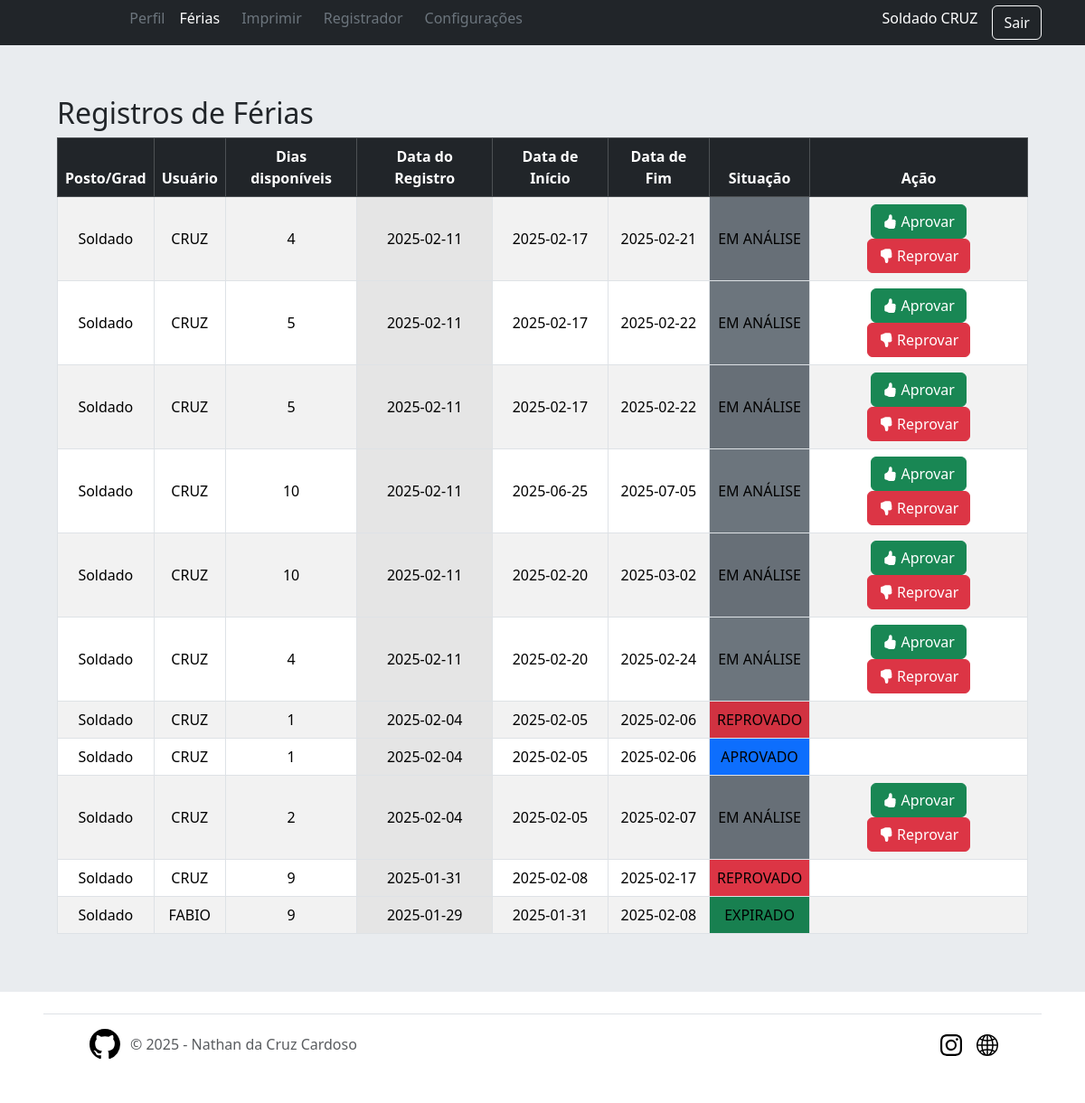
Page /user/ferias (signed in) on the committed database.
### app/models/tables.py (models this page shows, shortened)
class Patente(db.Model):
    __tablename__ = 'patentes'
    id = db.Column(db.Integer, primary_key=True)
    abrev = db.Column(db.String(50), nullable=False)
    posto = db.Column(db.String(50), nullable=False)
    users = db.relationship("User",  back_populates='patente')

class User(db.Model, UserMixin):
    __tablename__ = "users"
    id = db.Column(db.Integer, primary_key=True, nullable=False)
    username = db.Column(db.String(30), nullable=False)
    password = db.Column(db.String(255), nullable=False)  # Aumentando o tamanho para suporte a hash
    military_id = db.Column(db.String(30), unique=True, nullable=False)
    nome_completo = db.Column(db.String(30), unique=True, nullable=False)
    nome_guerra = db.Column(db.String(30), nullable=False)
    data_nascimento = db.Column(db.Date, nullable=False)
    nivel = db.Column(db.Integer, nullable=False, default=0)
    dias_disp = db.Column(db.Integer, nullable=False)
    email = db.Column(db.String(30), unique=True, nullable=False)
    telefone = db.Column(db.String(30), unique=True, nullable=False)
    fg_secao_id = db.Column(db.Integer, db.ForeignKey('secoes.id'), nullable=False)
    fg_organization_id = db.Column(db.Integer, db.ForeignKey('organizacoes.id'), nullable=False)
    fg_patente_id = db.Column(db.Integer, db.ForeignKey('patentes.id'), nullable=False)
    patente = db.relationship("Patente",  back_populates='users')
    organizacao = db.relationship("Organizacao",  back_populates='users')
    secao = db.relationship("Secao",  back_populates='users')
    ferias = db.relationship("Vacation",  back_populates='user')

class Vacation(db.Model):
    __tablename__ = "vacations"
    id = db.Column(db.Integer, primary_key=True, nullable=False)
    data_inicio = db.Column(db.Date, nullable=False)
    data_fim = db.Column(db.Date, nullable=False)
    data_registro = db.Column(db.Date, nullable=False)
    data_retorno = db.Column(db.Date, nullable=False)
    destino = db.Column(db.String(30), nullable=False)
    motivo = db.Column(db.String(255))
    dias = db.Column(db.Integer, nullable=False)
    fg_users_id = db.Column(db.Integer, db.ForeignKey('users.id'), nullable=False)
    fg_states_id = db.Column(db.Integer, db.ForeignKey('states.id'), nullable=False)
    user = db.relationship("User", back_populates='ferias')
    state = db.relationship("State", back_populates='ferias')

class State(db.Model):
    __tablename__ = 'states'
    id = db.Column(db.Integer, primary_key=True)
    abrev = db.Column(db.String(50), nullable=False)
    desc = db.Column(db.String(50), nullable=False)
    ferias = db.relationship("Vacation", back_populates='state')

### app/routes/user.py (the view)
@user_bp.route('/ferias')
@required_level(2)
def ferias():
    vacations = Vacation.query.join(User).order_by(Vacation.id.desc()).all()
    return render_template("user/ferias.html", registros = vacations)

### app/controllers/home.py (called while the page is built)
@lm.user_loader
def load_user(user_id):
    return User.query.get(int(user_id))

### app/routes/user.py (called while the page is built)
@user_bp.before_request
@login_required
def require_login():
    pass

### app/templates/user/ferias.html (shortened to what this page needs)
{% extends 'layouts/base.html' %}
{% block content %}
<div class="container">
  <h2>Registros de Férias</h2>
  <table class="table table-striped table-hover table-bordered align-middle">
    <thead class="table-dark text-center">
      <tr>
        <th scope="col">Posto/Grad</th>
        <th scope="col">Usuário</th>
        <th scope="col">Dias disponíveis</th>
        <th scope="col">Data do Registro</th>
        <th scope="col">Data de Início</th>
        <th scope="col">Data de Fim</th>
        <th scope="col">Situação</th>
        <th scope="col">Ação</th>
      </tr>
    </thead>
    <tbody>
      {% for ferias in registros %}
        <tr class="text-center">
          <td>{{ ferias.user.patente.posto }}</td>
          <td>{{ ferias.user.nome_guerra }}</td>
          <td>{{ ferias.dias }}</td>
          <td class="table-active" >{{ ferias.data_registro }}</td>
          <td>{{ ferias.data_inicio }}</td>
          <td>{{ ferias.data_fim }}</td>
          {% if ferias.state.id == 1 %}
          <td class="bg-secondary">{{ ferias.state.desc }}</td>
          {% elif ferias.state.id == 2 %}
          <td class="bg-primary">{{ ferias.state.desc }}</td>
          {% elif ferias.state.id == 3 %}
          <td class="bg-danger">{{ ferias.state.desc }}</td>
          {% elif ferias.state.id == 4 %}
          <td class="bg-success">{{ ferias.state.desc }}</td>
          {% elif ferias.state.id == 5 %}
          <td class="bg-warning">{{ ferias.state.desc }}</td>
          {% elif ferias.state.id == 6 %}
          <td class="bg-secondary">{{ ferias.state.desc }}</td>
          {% endif %}
          <td>
            <div class="hstak">
              {% if ferias.state.id == 1 %}
              <a href="{{ url_for('user.aprove_regs',registro_id=ferias.id) }}" class="btn btn-success" ><i class="bi bi-hand-thumbs-up-fill"></i> Aprovar</a>
              <a href="{{ url_for('user.reprove_regs',registro_id=ferias.id) }}" class="btn btn-danger"><i class="bi bi-hand-thumbs-down-fill"></i> Reprovar</a>
              {% endif %}
            </div>
          </td>
        </tr>
      {% endfor %}
    </tbody>
  </table>
</div>
{% endblock %}

### app/templates/shared/header.html (shortened to what this page needs)
<header class="text-bg-dark shadow">
  <div class="container-fluid">
    <div class="row mx-3 align-items-center">
      <div class="col-1 p-2 order-1">
      </div>
      {% if current_user.is_authenticated %}
      <div class="col-12 col-md-8 order-md-3 order-4 ">
        {% include 'layouts/navbar.html' %}
      </div>
      <div class="col-md-3 col-11 hstack order-3 accordion justify-content-end">
        <h6 class="me-3" role="search">{{ current_user.patente.posto + " " + current_user.nome_guerra }}</h6>
        <a href="{{ url_for('user.logout') }}" class="btn btn-outline-light me-2">Sair</a>
      </div>
      {% endif %}
    </div>
  </div>
</header>

### app/static/css/sticky-footer.css (style rules this page uses)
.container { width: auto; max-width: auto; padding: 0 15px; display: flex; flex-direction: column; }

### app/static/css/sign-in.css (style rules this page uses)
html, body { height: 100%; }

### rows in the picture
Patente: patente "Soldado CRUZ"
Vacation: user.patente.posto "Soldado", user.nome_guerra "CRUZ", dias "4", data_registro "2025-02-11", data_inicio "2025-02-17", data_fim "2025-02-21", state.desc "EM ANÁLISE"
Vacation: user.patente.posto "Soldado", user.nome_guerra "CRUZ", dias "5", data_registro "2025-02-11", data_inicio "2025-02-17", data_fim "2025-02-22", state.desc "EM ANÁLISE"
Vacation: user.patente.posto "Soldado", user.nome_guerra "CRUZ", dias "5", data_registro "2025-02-11", data_inicio "2025-02-17", data_fim "2025-02-22", state.desc "EM ANÁLISE"
Vacation: user.patente.posto "Soldado", user.nome_guerra "CRUZ", dias "10", data_registro "2025-02-11", data_inicio "2025-06-25", data_fim "2025-07-05", state.desc "EM ANÁLISE"
Vacation: user.patente.posto "Soldado", user.nome_guerra "CRUZ", dias "10", data_registro "2025-02-11", data_inicio "2025-02-20", data_fim "2025-03-02", state.desc "EM ANÁLISE"
Vacation: user.patente.posto "Soldado", user.nome_guerra "CRUZ", dias "4", data_registro "2025-02-11", data_inicio "2025-02-20", data_fim "2025-02-24", state.desc "EM ANÁLISE"
Vacation: user.patente.posto "Soldado", user.nome_guerra "CRUZ", dias "1", data_registro "2025-02-04", data_inicio "2025-02-05", data_fim "2025-02-06", state.desc "REPROVADO"
Vacation: user.patente.posto "Soldado", user.nome_guerra "CRUZ", dias "1", data_registro "2025-02-04", data_inicio "2025-02-05", data_fim "2025-02-06", state.desc "APROVADO"
Vacation: user.patente.posto "Soldado", user.nome_guerra "CRUZ", dias "2", data_registro "2025-02-04", data_inicio "2025-02-05", data_fim "2025-02-07", state.desc "EM ANÁLISE"
Vacation: user.patente.posto "Soldado", user.nome_guerra "CRUZ", dias "9", data_registro "2025-01-31", data_inicio "2025-02-08", data_fim "2025-02-17", state.desc "REPROVADO"
Vacation: user.patente.posto "Soldado", user.nome_guerra "FABIO", dias "9", data_registro "2025-01-29", data_inicio "2025-01-31", data_fim "2025-02-08", state.desc "EXPIRADO"
